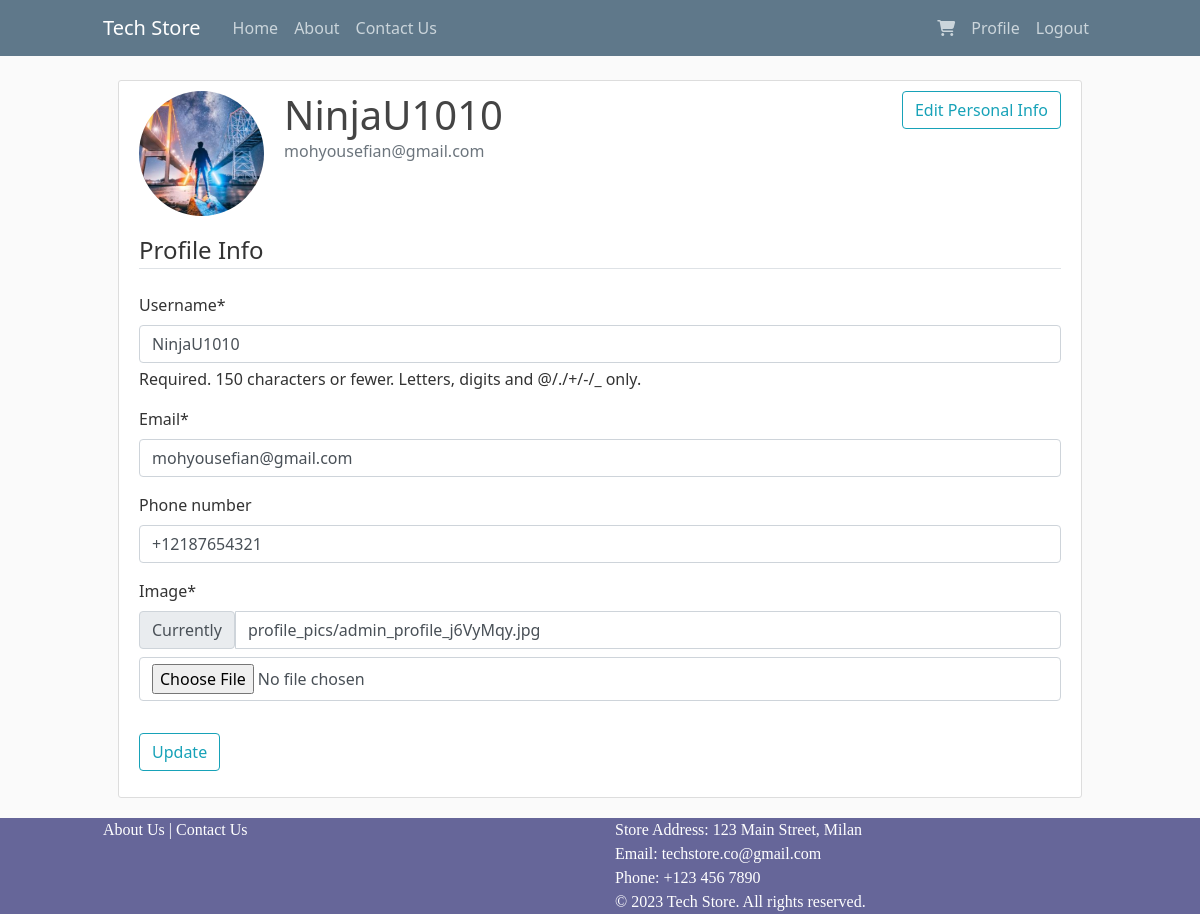
Screenshot of /profile/ (signed in) with the database file from the repository.
### users/models.py (models this page shows, shortened)
class CustomUser(AbstractUser):
    first_name = models.TextField(max_length=50)
    last_name = models.TextField(max_length=50)
    phone_number = PhoneNumberField(blank=True, null=True, unique=True, max_length=12)
    address = models.TextField(max_length=200)

class Profile(models.Model):
    user = models.OneToOneField(CustomUser, on_delete=models.CASCADE)
    image = models.ImageField(default='default_profile.jpg', upload_to='profile_pics')

### users/views.py (the view)
# urls.py: path('profile/', user_views.profile, name='profile'),
@login_required
def profile(request):
    if request.method == 'POST':
        u_form = UserUpdateForm(request.POST, instance=request.user)
        p_form = ProfileUpdateForm(request.POST,
                                   request.FILES,
                                   instance=request.user.profile)
        if u_form.is_valid() and p_form.is_valid():
            u_form.save()
            p_form.save()
            messages.success(request, f'Your Profile has been updated!')
            return redirect('profile')
    else:
        u_form = UserUpdateForm(instance=request.user)
        p_form = ProfileUpdateForm(instance=request.user.profile)
    context = {
        'u_form': u_form,
        'p_form': p_form
    }
    return render(request, 'users/profile.html', context)

### users/forms.py
class UserUpdateForm(forms.ModelForm):
    email = forms.EmailField()
    class Meta:
        model = get_user_model()
        fields = ['username', 'email', 'phone_number']

class ProfileUpdateForm(forms.ModelForm):
    class Meta:
        model = Profile
        fields = ['image']

### users/templates/users/profile.html (shortened to what this page needs)
{% extends "store/base.html" %}
{% load crispy_forms_tags %}
{% block content %}
    <div class="content-section">
        <div class="media">
            <img class="rounded-circle account-img" src="{{ user.profile.image.url }}">
            <div class="media-body">
                <h2 class="account-heading">{{ user.username }}</h2>
                <p class="text-secondary">{{ user.email }}</p>
            </div>
            <a href="{% url 'personal-info' %}">
                <button class="btn btn-outline-info">Edit Personal Info</button>
            </a>
        </div>
        <form method="POST" enctype="multipart/form-data">
            <fieldset class="form-group">
                <legend class="border-bottom mb-4">Profile Info</legend>
                {{ u_form|crispy }}
                {{ p_form|crispy }}
            </fieldset>
            <div class="form-group">
                <button class="btn btn-outline-info" type="submit">Update</button>
            </div>
        </form>
    </div>
{% endblock content %}

### store/static/store/main.css (style rules this page uses)
body { background: #fafafa; color: #333333; margin-top: 5rem; }
h1, h2, h3, h4, h5, h6 { color: #444444; }
.content-section { background: #ffffff; padding: 10px 20px; border: 1px solid #dddddd; border-radius: 3px; margin-bottom: 20px; }
.account-img { height: 125px; width: 125px; margin-right: 20px; margin-bottom: 16px; }
.account-heading { font-size: 2.5rem; }

### rows the page displays
CustomUser: profile.image (picture), username "NinjaU1010", email "mohyousefian@gmail.com", phone_number "+12187654321"
